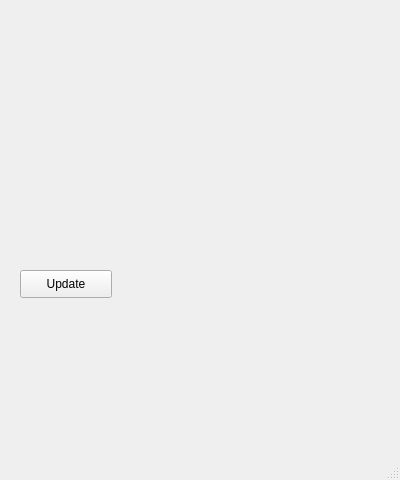
<?xml version="1.0" encoding="UTF-8"?>
<ui version="4.0">
 <class>MainWindow</class>
 <widget class="QMainWindow" name="MainWindow">
  <property name="geometry">
   <rect>
    <x>0</x>
    <y>0</y>
    <width>400</width>
    <height>480</height>
   </rect>
  </property>
  <property name="windowTitle">
   <string>MainWindow</string>
  </property>
  <widget class="QWidget" name="centralwidget">
   <widget class="QWidget" name="widget" native="true">
    <property name="geometry">
     <rect>
      <x>20</x>
      <y>20</y>
      <width>320</width>
      <height>240</height>
     </rect>
    </property>
   </widget>
   <widget class="QPushButton" name="pushButton">
    <property name="geometry">
     <rect>
      <x>20</x>
      <y>270</y>
      <width>92</width>
      <height>28</height>
     </rect>
    </property>
    <property name="text">
     <string>Update</string>
    </property>
   </widget>
  </widget>
  <widget class="QMenuBar" name="menubar">
   <property name="geometry">
    <rect>
     <x>0</x>
     <y>0</y>
     <width>400</width>
     <height>25</height>
    </rect>
   </property>
  </widget>
  <widget class="QStatusBar" name="statusbar"/>
 </widget>
 <resources/>
 <connections/>
</ui>
